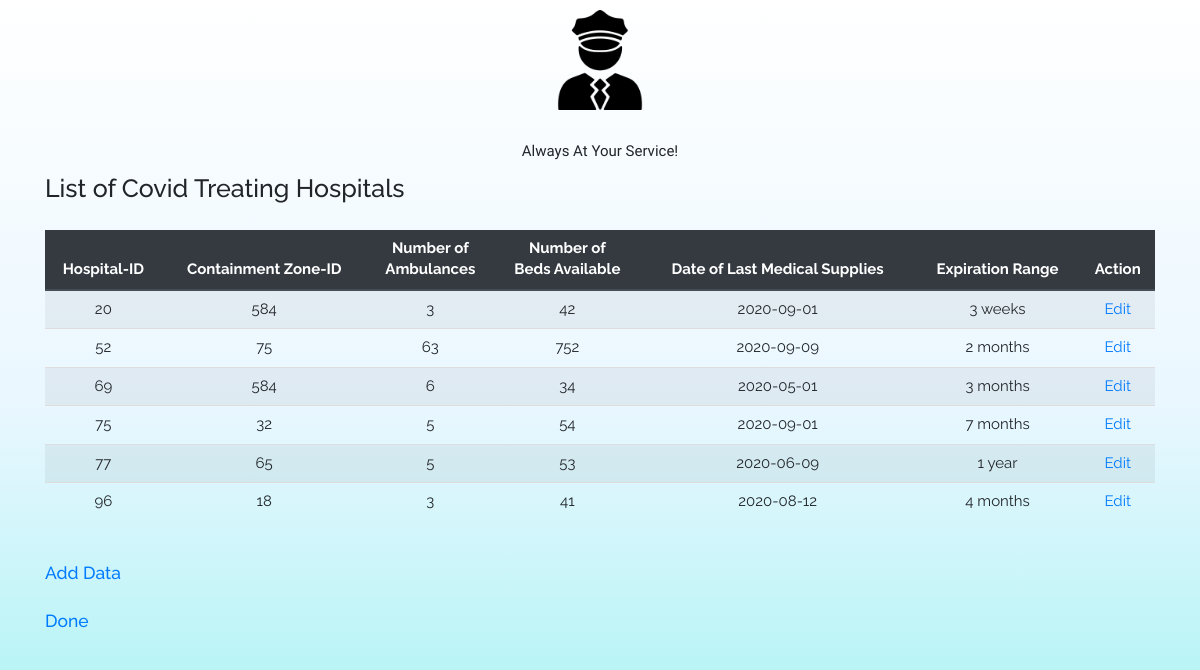
/hosp.php, run on the app's committed database.
### tables this page shows
CREATE TABLE `hospital` (
  `hsp_id` int(20) NOT NULL,
  `cz_id` int(20) DEFAULT NULL,
  `no_amb` int(50) DEFAULT NULL,
  `bed_avail` varchar(255) DEFAULT NULL,
  `los` date DEFAULT NULL,
  `exp_range` varchar(255) DEFAULT NULL
);

### hosp.php (the view, shortened to what this page needs)
<?php
include "pdo/connection.php";
$sql = "SELECT * from hospital";
$result = mysqli_query($conn, $sql);
?>
<!DOCTYPE html>
<html>
<head>
    <link rel="stylesheet" href="pdo/style.css">
    <?php include 'pdo/headers.php'; ?>
</head>
<body id="view">
    <div class="container">
        <div class="container h-100" id="login">
            <img src="pdo/pic.png" alt="Assam Police Logo"><br>
            <p id="login"></p>
        </div>
        <h1>List of Covid Treating Hospitals</h1><br>
        <div class="table-responsive">
            <table class="table table-striped table-hover">
                <thead class="thead-dark">
                    <th>Hospital-ID</th>
                    <th>Containment Zone-ID</th>
                    <th>Number of <br>Ambulances</th>
                    <th>Number of <br>Beds Available</th>
                    <th>Date of Last Medical Supplies</th>
                    <th>Expiration Range</th>
                    <th>Action</th>
                </thead>
                <?php
                if (mysqli_num_rows($result) > 0) {
                    while ($row = mysqli_fetch_array($result)) {
                ?>
                        <tr>
                            <td><?php echo $row["hsp_id"]; ?> </td>
                            <td><?php echo $row["cz_id"]; ?> </td>
                            <td><?php echo $row["no_amb"]; ?></td>
                            <td><?php echo $row["bed_avail"]; ?></td>
                            <td><?php echo $row["los"]; ?></td>
                            <td><?php echo $row["exp_range"]; ?></td>
                            <td><a href="edithsp.php?hsp_id=<?php echo $row['hsp_id']; ?>"> Edit</a>
                        </tr>
                <?php
                    }
                }
                ?>
            </table>
        </div>
        <br>
        <p><a href="addhsp.php">
                <h3>Add Data</h3>
            </a><br>
            <a href="index.php">
                <h3>Done</h3>
            </a></p>
    </div>
</body>
</html>

### pdo/style.css (style rules this page uses)
html { height: 100%; }
body { background-image: linear-gradient(to top, #a2f3f2, #eaf7ff, #ffffff); height: 100%; background-position: center; background-repeat: no-repeat; margin: 0; background-attachment: fixed; }
#login img { display: block; margin-left: auto; margin-right: auto; height: 100px; width: 100px; margin-top: 10px; }
#login p { font-family: 'Special Elite', cursive; font-style: bold; text-align: center; font-size: 15px; }
#login { font-family: 'Raleway', sans-serif; font-size: 20px; }
.table { font-size: 15px; margin-left: auto; margin-right: auto; border-radius: 5px; float: none; font-family: 'Raleway', sans-serif; }
.table td,th,tr { text-align: center; }
#view { font-size: 15px; font-family: 'Raleway', sans-serif; }

### data on the page
hospital: hsp_id "20", cz "584", no_amb "3", bed_avail "42", los "2020-09-01", exp_range "3 weeks"
hospital: hsp_id "52", cz "75", no_amb "63", bed_avail "752", los "2020-09-09", exp_range "2 months"
hospital: hsp_id "69", cz "584", no_amb "6", bed_avail "34", los "2020-05-01", exp_range "3 months"
hospital: hsp_id "75", cz "32", no_amb "5", bed_avail "54", los "2020-09-01", exp_range "7 months"
hospital: hsp_id "77", cz "65", no_amb "5", bed_avail "53", los "2020-06-09", exp_range "1 year"
hospital: hsp_id "96", cz "18", no_amb "3", bed_avail "41", los "2020-08-12", exp_range "4 months"
